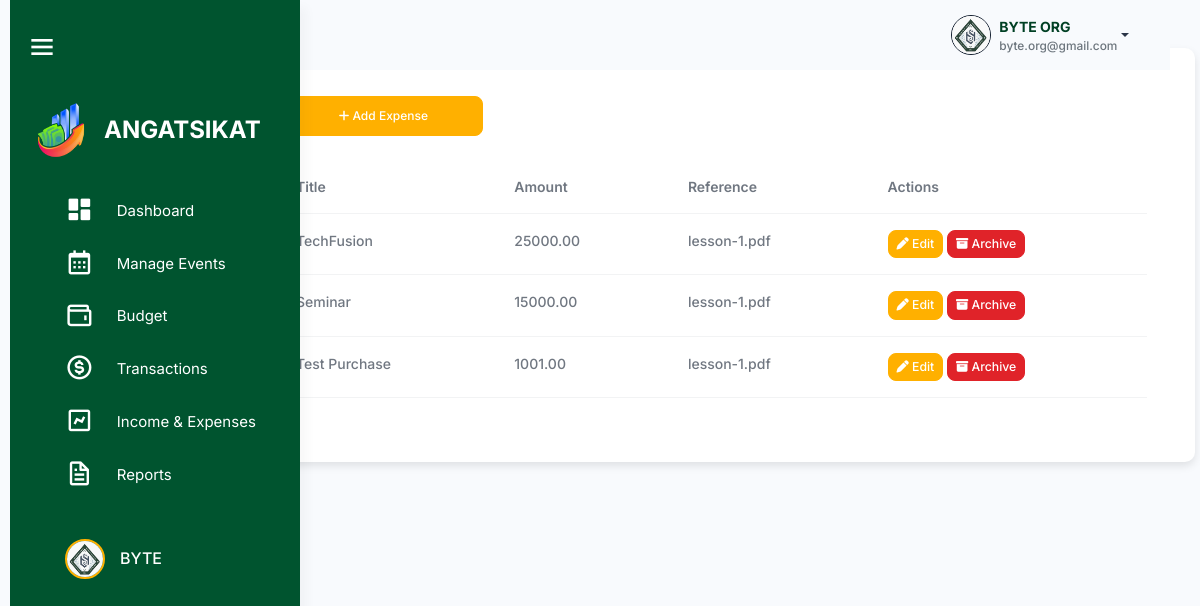
Screenshot of /src/income_and_expenses/expenses.php (signed in) with the database file from the repository.
### tables this page shows
CREATE TABLE `expenses` (
  `expense_id` int(11) NOT NULL,
  `organization_id` int(11) NOT NULL,
  `summary_id` int(11) NOT NULL,
  `category` enum('Activities','Purchases','Maintenance and Other Expenses') NOT NULL,
  `title` varchar(255) NOT NULL,
  `amount` decimal(10,2) NOT NULL,
  `reference` varchar(255) DEFAULT NULL,
  `created_at` timestamp NOT NULL DEFAULT current_timestamp(),
  `archived` tinyint(4) NOT NULL DEFAULT 0
);

### src/session_check.php (called while the page is built, shortened)
<?php
$organization_id = $_SESSION['organization_id'];
?>

### src/income_and_expenses/expenses.php (the view, shortened to what this page needs)
<?php
include '../connection.php';
include '../session_check.php';
$sql = "SELECT * FROM expenses WHERE organization_id = $organization_id AND archived = 0";
$result = $conn->query($sql);
?>
<!DOCTYPE html>
<html lang="en">
<head>
    <link rel="stylesheet" href="../assets/css/styles.min.css" />
    <link rel="stylesheet" href="../html/sidebar.css" />
    <link rel="stylesheet" href="../budget_management/css/budget.css" />
    <link href="https://unpkg.com/boxicons@2.1.4/css/boxicons.min.css" rel="stylesheet" />
    <link rel="stylesheet" href="https://cdnjs.cloudflare.com/ajax/libs/font-awesome/6.6.0/css/all.min.css">
    <link rel="stylesheet"
        href="https://cdnjs.cloudflare.com/ajax/libs/selectize.js/0.12.6/css/selectize.bootstrap3.min.css"
 />
    <link rel="stylesheet" href="https://cdn.datatables.net/1.13.1/css/dataTables.bootstrap5.min.css">
</head>
<body>
    <div class="page-wrapper" id="main-wrapper" data-layout="vertical" data-navbarbg="skin6" data-sidebartype="full"
        data-sidebar-position="fixed" data-header-position="fixed">
        <aside class="left-sidebar" id="sidebar">
            <div class="top-bar">
                <div id="toggleSidebar" class="burger-icon">
                    <i class="bx bx-menu"></i>
                </div>
            </div>
            <div>
                <div class="brand-logo logo-container">
                    <a href="../html/officer_dashboard.html" class="logo-img">
                        <img src="angat sikat.png" alt="Angat Sikat Logo" class="sidebar-logo">
                    </a>
                    <span class="logo-text">ANGATSIKAT</span>
                </div>
                <nav class="sidebar-nav mx-4">
                    <ul id="sidebarnav">
                        <li class="sidebar-item">
                            <a class="sidebar-link" href="../dashboard/officer_dashboard.php" aria-expanded="false"
                                data-tooltip="Dashboard">
                                <i class="bx bxs-dashboard"></i>
                                <span class="hide-menu">Dashboard</span>
                            </a>
                        </li>
                        <li class="sidebar-item">
                            <a class="sidebar-link" href="../activity_management/activities.php" aria-expanded="false"
                                data-tooltip="Manage Events">
                                <i class="bx bx-calendar"></i>
                                <span class="hide-menu">Manage Events</span>
                            </a>
                        </li>
                        <li class="sidebar-item">
                            <a class="sidebar-link" aria-expanded="false" data-tooltip="Budget">
                                <i class="bx bx-wallet"></i>
                                <span class="hide-menu">Budget</span>
                            </a>
                        </li>
                        <li class="sidebar-item">
                            <a class="sidebar-link" href="#transactions" aria-expanded="false"
                                data-tooltip="Transactions">
                                <i class="bx bx-dollar-circle"></i>
                                <span class="hide-menu">Transactions</span>
                            </a>
                        </li>
                        <li class="sidebar-item">
                            <a class="sidebar-link" aria-expanded="false" data-tooltip="Income & Expenses">
                                <i class="bx bx-chart"></i>
                                <span class="hide-menu">Income & Expenses</span>
                            </a>
                        </li>
                        <li class="sidebar-item">
                            <a class="sidebar-link" href="#reports.php" aria-expanded="false" data-tooltip="Reports">
                                <i class="bx bx-file"></i>
                                <span class="hide-menu">Reports</span>
                            </a>
                        </li>
                        <li class="sidebar-item profile-container">
                            <a class="sidebar-link" href="../user/profile.html" aria-expanded="false"
                                data-tooltip="Profile">
                                <div class="profile-pic-border">
                                    <img src="byte.png" alt="Profile Picture" class="profile-pic" />
                                </div>
                                <span class="profile-name">BYTE</span>
                            </a>
                        </li>
                    </ul>
                </nav>
            </div>
        </aside>
        <div class="body-wrapper">
            <header class="app-header">
                <nav class="navbar navbar-expand-lg navbar-light">
                    <div class="navbar-collapse justify-content-end px-0" id="navbarNav">
                        <div class="container-fluid d-flex justify-content-end align-items-center"
                            style="padding: 0 1rem; background-color: transparent;">
                            <div class="dropdown">
                                <a href="#" class="dropdown-toggle d-flex align-items-center" data-bs-toggle="dropdown"
                                    aria-expanded="false" style="text-decoration: none;">
                                    <img class="border border-dark rounded-circle" src="byte.png" alt="Profile"
                                        style="width: 40px; height: 40px; margin-left: 10px;">
                                    <div class="d-flex flex-column align-items-start ms-2">
                                        <span style="font-weight: bold; color: #004024; text-decoration: none;">BYTE
                                            ORG</span>
                                        <span
                                            style="font-size: 0.85em; color: #6c757d; text-decoration: none;">byte.org@gmail.com</span>
                                    </div>
                                </a>
                            </div>
                        </div>
                    </div>
                </nav>
            </header>
            <div class="container mt-5 p-5">
                <h2 class="mb-4"><span class="text-warning fw-bold me-2">|</span> Expenses
                    <button class="btn btn-primary ms-3" data-bs-toggle="modal" data-bs-target="#addExpenseModal"
                        style="height: 40px; width: 200px; border-radius: 8px; font-size: 12px;">
                        <i class="fa-solid fa-plus"></i> Add Expense
                    </button>
                </h2>
                <table id="expensesTable" class="table">
                    <thead>
                        <tr>
                            <th>Category</th>
                            <th>Title</th>
                            <th>Amount</th>
                            <th>Reference</th>
                            <th>Actions</th>
                        </tr>
                    </thead>
                    <tbody>
                        <?php
            if ($result->num_rows > 0) {
                while($row = $result->fetch_assoc()) {
                    echo "<tr>
                            <td>{$row['category']}</td>
                            <td>{$row['title']}</td>
                            <td>{$row['amount']}</td>
                            <td>{$row['reference']}</td>
                            <td>
                                <button class='btn btn-primary btn-sm edit-btn'
                                        data-bs-toggle='modal'
                                        data-bs-target='#editExpenseModal'
                                        data-id='{$row['expense_id']}'>
                                    <i class='fa-solid fa-pen'></i> Edit
                                </button>
                                <button class='btn btn-danger btn-sm archive-btn'
                                        data-id='{$row['expense_id']}'>
                                    <i class='fa-solid fa-box-archive'></i> Archive
                                </button>
                            </td>
                        </tr>";
                }
            } else {
                echo "<tr><td colspan='7' class='text-center'>No expenses found</td></tr>";
            }
            ?>
                    </tbody>
                </table>
            </div>
        </div>
    </div>
</body>
</html>

### src/html/sidebar.css (style rules this page uses)
#sidebar { width: 290px; background-color: #00542f; transition: width 0.3s, height 0.3s; display: flex; flex-direction: column; height: 100vh; position: fixed; left: 0; top: 0; border-radius: 0; overflow-x: hidden; z-index: 1000; }
#sidebar .sidebar-item a { display: flex; align-items: center; padding: 10px 15px; color: #ffffff; text-decoration: none; border-radius: 8px; transition: background-color 0.3s; }
.profile-container { display: flex; align-items: center; width: 100%; margin-top: 30px; }
.sidebar-item { position: relative; }
.page-wrapper { transition: margin-left 0.3s; }

### src/budget_management/css/budget.css (style rules this page uses)
.container { padding-top: 20px; background-color: #fff; border-radius: 10px; box-shadow: 0 4px 8px rgba(0, 0, 0, 0.1); }
table { table-layout: auto; max-width: 100%; height: auto; border-collapse: collapse; }
.btn-primary { background-color: #ffb000; border-color: #ffb000; }
.btn-danger { background-color: #e02329; border-color: #e02329; color: #fff; }

### rows the page displays
expenses: title "TechFusion", amount "25000.00", reference "lesson-1.pdf"
expenses: title "Seminar", amount "15000.00", reference "lesson-1.pdf"
expenses: title "Test Purchase", amount "1001.00", reference "lesson-1.pdf"
